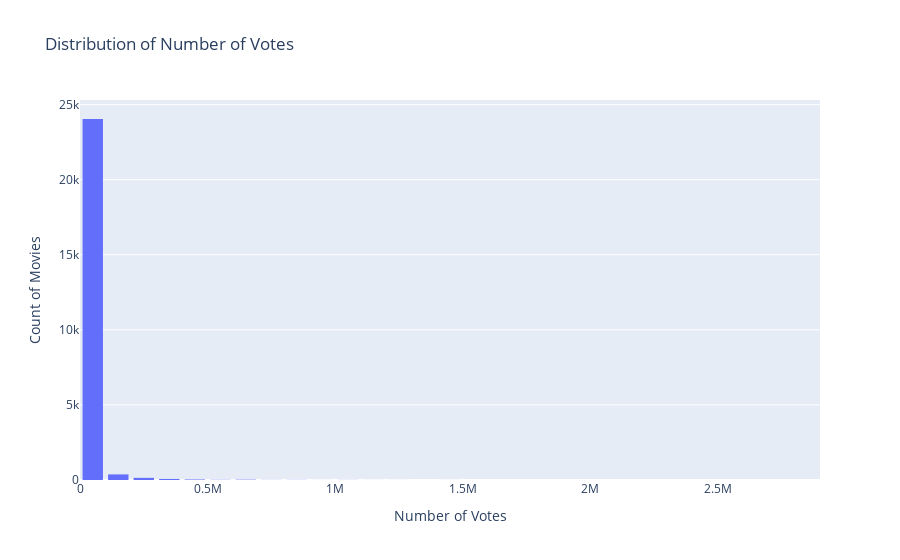

The notebook cell this image was saved under:
### Code cell
# Assuming 'df' is your DataFrame and 'numVotes' is the column of interest
fig = px.histogram(award_df, x='numVotes', nbins=50, title='Distribution of Number of Votes')

# Update layout if needed
fig.update_layout(
    xaxis_title='Number of Votes',
    yaxis_title='Count of Movies',
    bargap=0.2  # Gap between bars
)

# Show the plot
fig.show()

print(len(award_df[award_df['numVotes']>=500]))

### Figure 1 — Plotly figure (JSON) as saved in the notebook; plotly's stock layout.template omitted (floating-point values rounded to 4 significant figures; data arrays with more than 128 entries replaced by an {"elided": "..."} marker saying what was removed)
{"data": [{"alignmentgroup": "True", "bingroup": "x", "hovertemplate": "numVotes=%{x}<br>count=%{y}<extra></extra>", "legendgroup": "", "marker": {"color": "#636efa", "pattern": {"shape": ""}}, "name": "", "nbinsx": 50, "offsetgroup": "", "orientation": "v", "showlegend": false, "type": "histogram", "x": {"elided": "24744 int values"}, "xaxis": "x", "yaxis": "y"}], "layout": {"bargap": 0.2, "barmode": "relative", "legend": {"tracegroupgap": 0}, "title": {"text": "Distribution of Number of Votes"}, "xaxis": {"anchor": "y", "domain": [0, 1], "title": {"text": "Number of Votes"}}, "yaxis": {"anchor": "x", "domain": [0, 1], "title": {"text": "Count of Movies"}}}}
